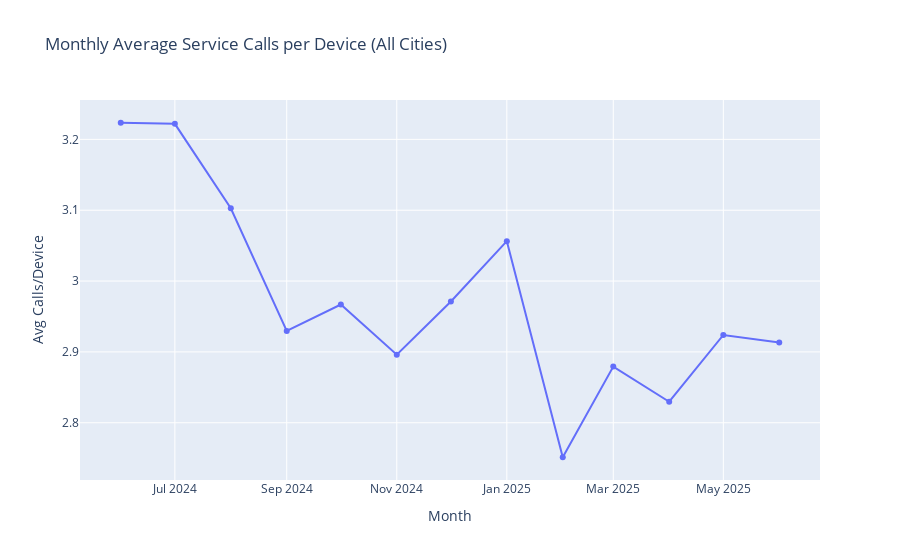

The cell this chart's notebook holds for it:
### Code cell
# Step 1: Extract month
sr_data['closed_month'] = sr_data['closed_on_dt_ltz'].dt.to_period('M').astype(str)

# Step 2: Clean required columns
df = sr_data[['sr_nbr', 'final_item_serial_nbr', 'closed_month']].dropna()

# Step 3: Get service calls per device per month
device_monthly = (
    df.groupby(['closed_month', 'final_item_serial_nbr'])
    .agg(service_calls=('sr_nbr', 'count'))
    .reset_index()
)

# Step 4: Calculate average calls per device for each month
monthly_avg_all = (
    device_monthly
    .groupby('closed_month')['service_calls']
    .mean()
    .reset_index(name='avg_calls_per_device')
)

# Step 5: Plot the result
import plotly.express as px

fig = px.line(
    monthly_avg_all,
    x='closed_month',
    y='avg_calls_per_device',
    markers=True,
    title='Monthly Average Service Calls per Device (All Cities)',
    labels={'closed_month': 'Month', 'avg_calls_per_device': 'Avg Calls/Device'}
)
fig.show()

### Figure 1 — Plotly figure (JSON) as saved in the notebook; plotly's stock layout.template omitted (floating-point values rounded to 4 significant figures)
{"data": [{"hovertemplate": "Month=%{x}<br>Avg Calls/Device=%{y}<extra></extra>", "legendgroup": "", "line": {"color": "#636efa", "dash": "solid"}, "marker": {"symbol": "circle"}, "mode": "lines+markers", "name": "", "orientation": "v", "showlegend": false, "type": "scatter", "x": ["2024-06", "2024-07", "2024-08", "2024-09", "2024-10", "2024-11", "2024-12", "2025-01", "2025-02", "2025-03", "2025-04", "2025-05", "2025-06"], "xaxis": "x", "y": [3.223, 3.222, 3.103, 2.93, 2.967, 2.896, 2.971, 3.056, 2.751, 2.879, 2.83, 2.924, 2.913], "yaxis": "y"}], "layout": {"legend": {"tracegroupgap": 0}, "title": {"text": "Monthly Average Service Calls per Device (All Cities)"}, "xaxis": {"anchor": "y", "domain": [0, 1], "title": {"text": "Month"}}, "yaxis": {"anchor": "x", "domain": [0, 1], "title": {"text": "Avg Calls/Device"}}}}
